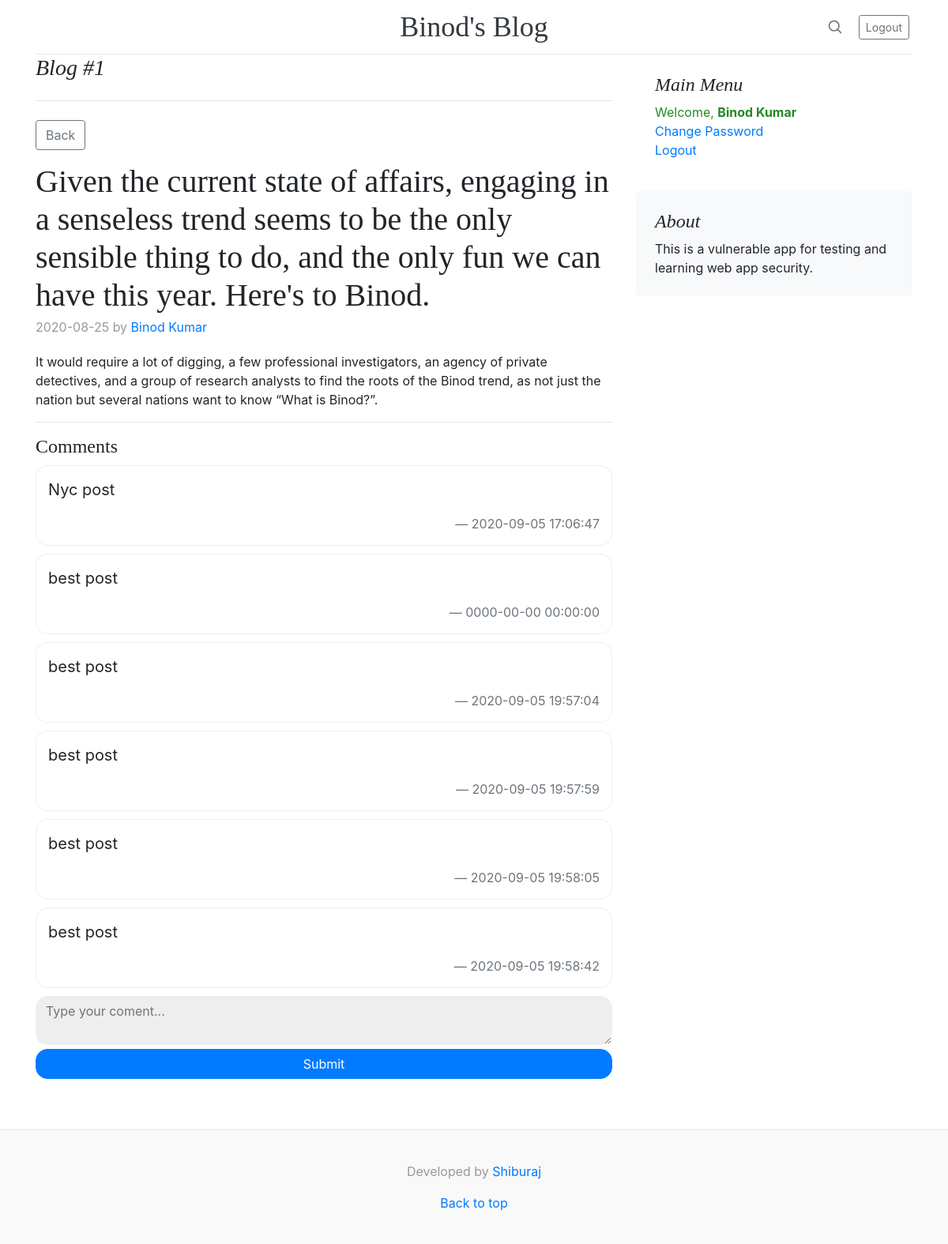
The page /blog.php?id=1 (signed in) on the database its author committed.
### tables this page shows
CREATE TABLE IF NOT EXISTS `blog` (
  `id` int(10) unsigned NOT NULL AUTO_INCREMENT,
  `user_id` int(10) unsigned DEFAULT NULL,
  `title` varchar(250) DEFAULT NULL,
  `contents` text,
  `created_at` date DEFAULT NULL,
  PRIMARY KEY (`id`)
);

CREATE TABLE IF NOT EXISTS `users` (
  `id` int(10) unsigned NOT NULL AUTO_INCREMENT,
  `name` varchar(250) DEFAULT NULL,
  `email` varchar(250) DEFAULT NULL,
  `password` varchar(250) DEFAULT NULL,
  `is_admin` tinyint(4) DEFAULT '0',
  `created_at` datetime DEFAULT NULL,
  PRIMARY KEY (`id`),
  UNIQUE KEY `email` (`email`)
);

CREATE TABLE IF NOT EXISTS `comments` (
  `id` int(10) unsigned NOT NULL AUTO_INCREMENT,
  `blog_id` int(10) unsigned DEFAULT NULL,
  `contents` text,
  `created_at` datetime DEFAULT NULL,
  PRIMARY KEY (`id`),
  KEY `FK_comments_blog` (`blog_id`)
);

### config.php (called while the page is built, shortened)
<?php
    function get_user_by_id($db, $id){
        $user = mysqli_query($db,"SELECT * from users WHERE id = '".$id."'");
        return mysqli_fetch_assoc($user);
    }
?>

### blog.php (the view, shortened to what this page needs)
<?php
    require_once('config.php');
    $id = $_GET['id'];
    $result = mysqli_query($db,"SELECT * from blog WHERE id = '".$id."'");
    $blog = mysqli_fetch_array($result);
    $user = get_user_by_id($db,$blog['user_id']);
?>
<!doctype html>
<html lang="en">
  <head>
    <link href="./assets/css/bootstrap.min.css" rel="stylesheet">
    <link href="./assets/css/blog.css" rel="stylesheet">
  </head>
  <body>
    <div class="container">
  <?php include_once('partials/header.php'); ?>
</div>
<main role="main" class="container">
  <div class="row">
    <div class="col-md-8 blog-main">
      <h3 class="pb-4 mb-4 font-italic border-bottom">
        Blog #<?php echo $blog['id']; ?>
      </h3>
      <p><a class="btn btn-rounded btn-outline-secondary " href="index.php">Back</a></p>
      <div class="blog-post">
        <h2 class="blog-post-title"><?php echo $blog['title']; ?></h2>
        <p class="blog-post-meta"><?php echo $blog['created_at']; ?> by <a href="#"><?php echo $user['name']; ?></a></p>
        <p><?php
            echo $blog['contents'];
            ?></p>
        <hr>
        <p>
          <h4>Comments</h4>
          <?php
              $comments = mysqli_query($db,"SELECT * from comments where blog_id = '".$blog['id']."'");
              while($row = mysqli_fetch_assoc($comments)){
          ?>
            <blockquote class="blockquote mb-0" style="border: 1px solid #eee; padding: 15px;border-radius: 15px;margin-top: 10px;">
              <p><?php echo $row['contents']  ?></p>
              <footer class="blockquote-footer text-right"><?php echo $row['created_at']  ?></footer>
            </blockquote>
          <?php
              }
          ?>
          <form action="blog.php?id=<?php echo $blog['id']; ?>" style="margin-top: 10px;" method="POST">
              <textarea name="contents" class="form-control" style="border: 1px solid #eee; border-radius: 15px; background-color: #eee" id="" placeholder="Type your coment..." ></textarea>
              <button class="btn btn-primary btn-block" style="border-radius: 15px;margin-top: 5px;" type="submit" >Submit</button>
          </form>
        </p>
      </div>
    </div>
    <?php include_once('partials/sidebar.php'); ?>
  </div>
</main>
<?php
  include_once('partials/footer.php');
?>
</body>
</html>

### assets/css/blog.css (style rules this page uses)
h1, h2, h3, h4, h5, h6 { font-family: "Playfair Display", Georgia, "Times New Roman", serif; }
.blog-post { margin-bottom: 4rem; }
.blog-post-title { margin-bottom: .25rem; font-size: 2.5rem; }
.blog-post-meta { margin-bottom: 1.25rem; color: #999; }

### rows shown on the page
blog: id "1", title "Given the current state of affairs, engaging in a senseless trend seems to be the only sensible thing to do, and the only fun we can have this year. Here's to Binod.", created_at "2020-08-25", contents "It would require a lot of digging, a few professional investigators, an agency of private detectives, and a group of research analysts to find the roots of the Binod trend, as not just the nation but several nations want to know “What is Binod?”."
users: name "Binod Kumar"
comments: contents "Nyc post", created_at "2020-09-05 17:06:47"
comments: contents "best post", created_at "0000-00-00 00:00:00"
comments: contents "best post", created_at "2020-09-05 19:57:04"
comments: contents "best post", created_at "2020-09-05 19:57:59"
comments: contents "best post", created_at "2020-09-05 19:58:05"
comments: contents "best post", created_at "2020-09-05 19:58:42"

### other values the page prints
$_SESSION['name'] "Binod Kumar"
